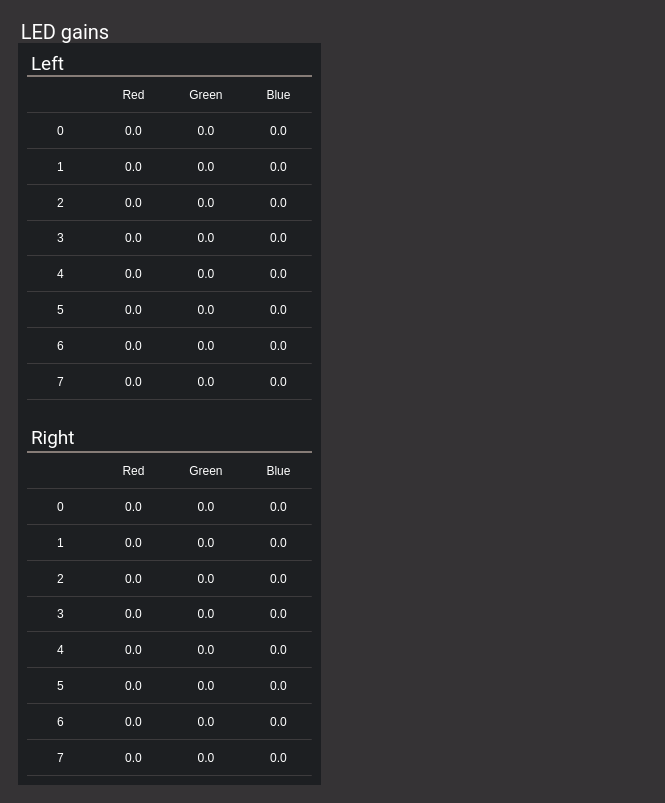
<?xml version="1.0" encoding="UTF-8"?>
<ui version="4.0">
 <class>intball::LedSettingsDialog</class>
 <widget class="QDialog" name="intball::LedSettingsDialog">
  <property name="geometry">
   <rect>
    <x>0</x>
    <y>0</y>
    <width>665</width>
    <height>803</height>
   </rect>
  </property>
  <property name="font">
   <font>
    <family>Roboto</family>
   </font>
  </property>
  <property name="windowTitle">
   <string>LED</string>
  </property>
  <property name="styleSheet">
   <string notr="true">color: rgb(255, 255, 255);
background-color: rgb(53, 51, 53);</string>
  </property>
  <layout class="QGridLayout" name="gridLayout">
   <property name="leftMargin">
    <number>9</number>
   </property>
   <property name="topMargin">
    <number>9</number>
   </property>
   <property name="rightMargin">
    <number>9</number>
   </property>
   <property name="bottomMargin">
    <number>9</number>
   </property>
   <item row="0" column="0">
    <widget class="QWidget" name="widget_2" native="true">
     <layout class="QGridLayout" name="gridLayout_3">
      <item row="0" column="0">
       <widget class="QGroupBox" name="groupCurrentLEDGains">
        <property name="styleSheet">
         <string notr="true">QGroupBox {
  border: 0;
  margin-top: 25px;
  font-size: 20px;
  background-color: rgb(29, 31, 34);
}
QLabel {
    background-color: rgb(29, 31, 34);
}
Line {
    border: 0px;
}</string>
        </property>
        <property name="title">
         <string>LED gains</string>
        </property>
        <layout class="QGridLayout" name="gridLayout_2">
         <item row="15" column="3">
          <widget class="QLabel" name="labelLeftB_7">
           <property name="text">
            <string>0.0</string>
           </property>
           <property name="alignment">
            <set>Qt::AlignCenter</set>
           </property>
          </widget>
         </item>
         <item row="3" column="2">
          <widget class="QLabel" name="labelLeftG">
           <property name="text">
            <string>0.0</string>
           </property>
           <property name="alignment">
            <set>Qt::AlignCenter</set>
           </property>
          </widget>
         </item>
         <item row="31" column="3">
          <widget class="QLabel" name="labelRightB_5">
           <property name="text">
            <string>0.0</string>
           </property>
           <property name="alignment">
            <set>Qt::AlignCenter</set>
           </property>
          </widget>
         </item>
         <item row="7" column="1">
          <widget class="QLabel" name="labelLeftR_3">
           <property name="text">
            <string>0.0</string>
           </property>
           <property name="alignment">
            <set>Qt::AlignCenter</set>
           </property>
          </widget>
         </item>
         <item row="5" column="2">
          <widget class="QLabel" name="labelLeftG_2">
           <property name="text">
            <string>0.0</string>
           </property>
           <property name="alignment">
            <set>Qt::AlignCenter</set>
           </property>
          </widget>
         </item>
         <item row="25" column="3">
          <widget class="QLabel" name="labelRightB_2">
           <property name="text">
            <string>0.0</string>
           </property>
           <property name="alignment">
            <set>Qt::AlignCenter</set>
           </property>
          </widget>
         </item>
         <item row="1" column="2">
          <widget class="QLabel" name="labelGreen">
           <property name="text">
            <string>Green</string>
           </property>
           <property name="alignment">
            <set>Qt::AlignCenter</set>
           </property>
          </widget>
         </item>
         <item row="10" column="0" colspan="4">
          <widget class="Line" name="line_5">
           <property name="minimumSize">
            <size>
             <width>0</width>
             <height>1</height>
            </size>
           </property>
           <property name="maximumSize">
            <size>
             <width>16777215</width>
             <height>1</height>
            </size>
           </property>
           <property name="font">
            <font>
             <family>Roboto</family>
            </font>
           </property>
           <property name="orientation">
            <enum>Qt::Horizontal</enum>
           </property>
          </widget>
         </item>
         <item row="29" column="3">
          <widget class="QLabel" name="labelRightB_4">
           <property name="text">
            <string>0.0</string>
           </property>
           <property name="alignment">
            <set>Qt::AlignCenter</set>
           </property>
          </widget>
         </item>
         <item row="37" column="0">
          <widget class="QLabel" name="labelRightIndex0_8">
           <property name="text">
            <string>7</string>
           </property>
           <property name="alignment">
            <set>Qt::AlignCenter</set>
           </property>
           <property name="indent">
            <number>0</number>
           </property>
          </widget>
         </item>
         <item row="7" column="0">
          <widget class="QLabel" name="labelLeftIndex0_3">
           <property name="text">
            <string>2</string>
           </property>
           <property name="alignment">
            <set>Qt::AlignCenter</set>
           </property>
           <property name="indent">
            <number>0</number>
           </property>
          </widget>
         </item>
         <item row="17" column="2">
          <widget class="QLabel" name="labelLeftG_8">
           <property name="text">
            <string>0.0</string>
           </property>
           <property name="alignment">
            <set>Qt::AlignCenter</set>
           </property>
          </widget>
         </item>
         <item row="33" column="3">
          <widget class="QLabel" name="labelRightB_6">
           <property name="text">
            <string>0.0</string>
           </property>
           <property name="alignment">
            <set>Qt::AlignCenter</set>
           </property>
          </widget>
         </item>
         <item row="17" column="0">
          <widget class="QLabel" name="labelLeftIndex0_8">
           <property name="text">
            <string>7</string>
           </property>
           <property name="alignment">
            <set>Qt::AlignCenter</set>
           </property>
           <property name="indent">
            <number>0</number>
           </property>
          </widget>
         </item>
         <item row="5" column="1">
          <widget class="QLabel" name="labelLeftR_2">
           <property name="text">
            <string>0.0</string>
           </property>
           <property name="alignment">
            <set>Qt::AlignCenter</set>
           </property>
          </widget>
         </item>
         <item row="13" column="3">
          <widget class="QLabel" name="labelLeftB_6">
           <property name="text">
            <string>0.0</string>
           </property>
           <property name="alignment">
            <set>Qt::AlignCenter</set>
           </property>
          </widget>
         </item>
         <item row="21" column="2">
          <widget class="QLabel" name="labelGreen_2">
           <property name="text">
            <string>Green</string>
           </property>
           <property name="alignment">
            <set>Qt::AlignCenter</set>
           </property>
          </widget>
         </item>
         <item row="29" column="1">
          <widget class="QLabel" name="labelRightR_4">
           <property name="text">
            <string>0.0</string>
           </property>
           <property name="alignment">
            <set>Qt::AlignCenter</set>
           </property>
          </widget>
         </item>
         <item row="9" column="3">
          <widget class="QLabel" name="labelLeftB_4">
           <property name="text">
            <string>0.0</string>
           </property>
           <property name="alignment">
            <set>Qt::AlignCenter</set>
           </property>
          </widget>
         </item>
         <item row="8" column="0" colspan="4">
          <widget class="Line" name="line_4">
           <property name="minimumSize">
            <size>
             <width>0</width>
             <height>1</height>
            </size>
           </property>
           <property name="maximumSize">
            <size>
             <width>16777215</width>
             <height>1</height>
            </size>
           </property>
           <property name="font">
            <font>
             <family>Roboto</family>
            </font>
           </property>
           <property name="orientation">
            <enum>Qt::Horizontal</enum>
           </property>
          </widget>
         </item>
         <item row="35" column="3">
          <widget class="QLabel" name="labelRightB_7">
           <property name="text">
            <string>0.0</string>
           </property>
           <property name="alignment">
            <set>Qt::AlignCenter</set>
           </property>
          </widget>
         </item>
         <item row="13" column="1">
          <widget class="QLabel" name="labelLeftR_6">
           <property name="text">
            <string>0.0</string>
           </property>
           <property name="alignment">
            <set>Qt::AlignCenter</set>
           </property>
          </widget>
         </item>
         <item row="4" column="0" colspan="4">
          <widget class="Line" name="line_2">
           <property name="minimumSize">
            <size>
             <width>0</width>
             <height>1</height>
            </size>
           </property>
           <property name="maximumSize">
            <size>
             <width>16777215</width>
             <height>1</height>
            </size>
           </property>
           <property name="font">
            <font>
             <family>Roboto</family>
            </font>
           </property>
           <property name="orientation">
            <enum>Qt::Horizontal</enum>
           </property>
          </widget>
         </item>
         <item row="27" column="1">
          <widget class="QLabel" name="labelRightR_3">
           <property name="text">
            <string>0.0</string>
           </property>
           <property name="alignment">
            <set>Qt::AlignCenter</set>
           </property>
          </widget>
         </item>
         <item row="1" column="1">
          <widget class="QLabel" name="labelRed">
           <property name="text">
            <string>Red</string>
           </property>
           <property name="alignment">
            <set>Qt::AlignCenter</set>
           </property>
          </widget>
         </item>
         <item row="37" column="1">
          <widget class="QLabel" name="labelRightR_8">
           <property name="text">
            <string>0.0</string>
           </property>
           <property name="alignment">
            <set>Qt::AlignCenter</set>
           </property>
          </widget>
         </item>
         <item row="31" column="0">
          <widget class="QLabel" name="labelRightIndex0_5">
           <property name="text">
            <string>4</string>
           </property>
           <property name="alignment">
            <set>Qt::AlignCenter</set>
           </property>
           <property name="indent">
            <number>0</number>
           </property>
          </widget>
         </item>
         <item row="2" column="0" colspan="4">
          <widget class="Line" name="line">
           <property name="minimumSize">
            <size>
             <width>0</width>
             <height>1</height>
            </size>
           </property>
           <property name="maximumSize">
            <size>
             <width>16777215</width>
             <height>1</height>
            </size>
           </property>
           <property name="font">
            <font>
             <family>Roboto</family>
            </font>
           </property>
           <property name="orientation">
            <enum>Qt::Horizontal</enum>
           </property>
          </widget>
         </item>
         <item row="9" column="1">
          <widget class="QLabel" name="labelLeftR_4">
           <property name="text">
            <string>0.0</string>
           </property>
           <property name="alignment">
            <set>Qt::AlignCenter</set>
           </property>
          </widget>
         </item>
         <item row="23" column="3">
          <widget class="QLabel" name="labelRightB">
           <property name="text">
            <string>0.0</string>
           </property>
           <property name="alignment">
            <set>Qt::AlignCenter</set>
           </property>
          </widget>
         </item>
         <item row="13" column="0">
          <widget class="QLabel" name="labelLeftIndex0_6">
           <property name="text">
            <string>5</string>
           </property>
           <property name="alignment">
            <set>Qt::AlignCenter</set>
           </property>
           <property name="indent">
            <number>0</number>
           </property>
          </widget>
         </item>
         <item row="37" column="3">
          <widget class="QLabel" name="labelRightB_8">
           <property name="text">
            <string>0.0</string>
           </property>
           <property name="alignment">
            <set>Qt::AlignCenter</set>
           </property>
          </widget>
         </item>
         <item row="11" column="2">
          <widget class="QLabel" name="labelLeftG_5">
           <property name="text">
            <string>0.0</string>
           </property>
           <property name="alignment">
            <set>Qt::AlignCenter</set>
           </property>
          </widget>
         </item>
         <item row="3" column="0">
          <widget class="QLabel" name="labelLeftIndex0">
           <property name="styleSheet">
            <string notr="true"/>
           </property>
           <property name="text">
            <string>0</string>
           </property>
           <property name="alignment">
            <set>Qt::AlignCenter</set>
           </property>
           <property name="indent">
            <number>0</number>
           </property>
          </widget>
         </item>
         <item row="14" column="0" colspan="4">
          <widget class="Line" name="line_7">
           <property name="minimumSize">
            <size>
             <width>0</width>
             <height>1</height>
            </size>
           </property>
           <property name="maximumSize">
            <size>
             <width>16777215</width>
             <height>1</height>
            </size>
           </property>
           <property name="font">
            <font>
             <family>Roboto</family>
            </font>
           </property>
           <property name="orientation">
            <enum>Qt::Horizontal</enum>
           </property>
          </widget>
         </item>
         <item row="27" column="2">
          <widget class="QLabel" name="labelRightG_3">
           <property name="text">
            <string>0.0</string>
           </property>
           <property name="alignment">
            <set>Qt::AlignCenter</set>
           </property>
          </widget>
         </item>
         <item row="15" column="1">
          <widget class="QLabel" name="labelLeftR_7">
           <property name="text">
            <string>0.0</string>
           </property>
           <property name="alignment">
            <set>Qt::AlignCenter</set>
           </property>
          </widget>
         </item>
         <item row="23" column="0">
          <widget class="QLabel" name="labelRightIndex0">
           <property name="text">
            <string>0</string>
           </property>
           <property name="alignment">
            <set>Qt::AlignCenter</set>
           </property>
           <property name="indent">
            <number>0</number>
           </property>
          </widget>
         </item>
         <item row="5" column="3">
          <widget class="QLabel" name="labelLeftB_2">
           <property name="text">
            <string>0.0</string>
           </property>
           <property name="alignment">
            <set>Qt::AlignCenter</set>
           </property>
          </widget>
         </item>
         <item row="1" column="3">
          <widget class="QLabel" name="labelBlue">
           <property name="text">
            <string>Blue</string>
           </property>
           <property name="alignment">
            <set>Qt::AlignCenter</set>
           </property>
          </widget>
         </item>
         <item row="35" column="1">
          <widget class="QLabel" name="labelRightR_7">
           <property name="text">
            <string>0.0</string>
           </property>
           <property name="alignment">
            <set>Qt::AlignCenter</set>
           </property>
          </widget>
         </item>
         <item row="13" column="2">
          <widget class="QLabel" name="labelLeftG_6">
           <property name="text">
            <string>0.0</string>
           </property>
           <property name="alignment">
            <set>Qt::AlignCenter</set>
           </property>
          </widget>
         </item>
         <item row="3" column="1">
          <widget class="QLabel" name="labelLeftR">
           <property name="styleSheet">
            <string notr="true"/>
           </property>
           <property name="text">
            <string>0.0</string>
           </property>
           <property name="alignment">
            <set>Qt::AlignCenter</set>
           </property>
          </widget>
         </item>
         <item row="31" column="2">
          <widget class="QLabel" name="labelRightG_5">
           <property name="text">
            <string>0.0</string>
           </property>
           <property name="alignment">
            <set>Qt::AlignCenter</set>
           </property>
          </widget>
         </item>
         <item row="23" column="2">
          <widget class="QLabel" name="labelRightG">
           <property name="text">
            <string>0.0</string>
           </property>
           <property name="alignment">
            <set>Qt::AlignCenter</set>
           </property>
          </widget>
         </item>
         <item row="16" column="0" colspan="4">
          <widget class="Line" name="line_8">
           <property name="minimumSize">
            <size>
             <width>0</width>
             <height>1</height>
            </size>
           </property>
           <property name="maximumSize">
            <size>
             <width>16777215</width>
             <height>1</height>
            </size>
           </property>
           <property name="font">
            <font>
             <family>Roboto</family>
            </font>
           </property>
           <property name="orientation">
            <enum>Qt::Horizontal</enum>
           </property>
          </widget>
         </item>
         <item row="25" column="1">
          <widget class="QLabel" name="labelRightR_2">
           <property name="text">
            <string>0.0</string>
           </property>
           <property name="alignment">
            <set>Qt::AlignCenter</set>
           </property>
          </widget>
         </item>
         <item row="21" column="3">
          <widget class="QLabel" name="labelBlue_2">
           <property name="text">
            <string>Blue</string>
           </property>
           <property name="alignment">
            <set>Qt::AlignCenter</set>
           </property>
          </widget>
         </item>
         <item row="9" column="0">
          <widget class="QLabel" name="labelLeftIndex0_4">
           <property name="text">
            <string>3</string>
           </property>
           <property name="alignment">
            <set>Qt::AlignCenter</set>
           </property>
           <property name="indent">
            <number>0</number>
           </property>
          </widget>
         </item>
         <item row="15" column="0">
          <widget class="QLabel" name="labelLeftIndex0_7">
           <property name="text">
            <string>6</string>
           </property>
           <property name="alignment">
            <set>Qt::AlignCenter</set>
           </property>
           <property name="indent">
            <number>0</number>
           </property>
          </widget>
         </item>
         <item row="33" column="2">
          <widget class="QLabel" name="labelRightG_6">
           <property name="text">
            <string>0.0</string>
           </property>
           <property name="alignment">
            <set>Qt::AlignCenter</set>
           </property>
          </widget>
         </item>
         <item row="25" column="2">
          <widget class="QLabel" name="labelRightG_2">
           <property name="text">
            <string>0.0</string>
           </property>
           <property name="alignment">
            <set>Qt::AlignCenter</set>
           </property>
          </widget>
         </item>
         <item row="18" column="0" colspan="4">
          <widget class="Line" name="line_9">
           <property name="minimumSize">
            <size>
             <width>0</width>
             <height>1</height>
            </size>
           </property>
           <property name="maximumSize">
            <size>
             <width>16777215</width>
             <height>1</height>
            </size>
           </property>
           <property name="font">
            <font>
             <family>Roboto</family>
            </font>
           </property>
           <property name="orientation">
            <enum>Qt::Horizontal</enum>
           </property>
          </widget>
         </item>
         <item row="3" column="3">
          <widget class="QLabel" name="labelLeftB">
           <property name="text">
            <string>0.0</string>
           </property>
           <property name="alignment">
            <set>Qt::AlignCenter</set>
           </property>
          </widget>
         </item>
         <item row="25" column="0">
          <widget class="QLabel" name="labelRightIndex0_2">
           <property name="text">
            <string>1</string>
           </property>
           <property name="alignment">
            <set>Qt::AlignCenter</set>
           </property>
           <property name="indent">
            <number>0</number>
           </property>
          </widget>
         </item>
         <item row="29" column="2">
          <widget class="QLabel" name="labelRightG_4">
           <property name="text">
            <string>0.0</string>
           </property>
           <property name="alignment">
            <set>Qt::AlignCenter</set>
           </property>
          </widget>
         </item>
         <item row="33" column="0">
          <widget class="QLabel" name="labelRightIndex0_6">
           <property name="text">
            <string>5</string>
           </property>
           <property name="alignment">
            <set>Qt::AlignCenter</set>
           </property>
           <property name="indent">
            <number>0</number>
           </property>
          </widget>
         </item>
         <item row="0" column="0" colspan="4">
          <widget class="QLabel" name="labelLeft">
           <property name="font">
            <font>
             <family>Roboto</family>
             <pointsize>14</pointsize>
            </font>
           </property>
           <property name="styleSheet">
            <string notr="true">QLabel {
  padding-bottom: 0px;
  border-bottom: 2px solid rgb(134, 124, 119);
}</string>
           </property>
           <property name="text">
            <string>Left</string>
           </property>
           <property name="alignment">
            <set>Qt::AlignLeading|Qt::AlignLeft|Qt::AlignVCenter</set>
           </property>
          </widget>
         </item>
         <item row="12" column="0" colspan="4">
          <widget class="Line" name="line_6">
           <property name="minimumSize">
            <size>
             <width>0</width>
             <height>1</height>
            </size>
           </property>
           <property name="maximumSize">
            <size>
             <width>16777215</width>
             <height>1</height>
            </size>
           </property>
           <property name="font">
            <font>
             <family>Roboto</family>
            </font>
           </property>
           <property name="orientation">
            <enum>Qt::Horizontal</enum>
           </property>
          </widget>
         </item>
         <item row="7" column="2">
          <widget class="QLabel" name="labelLeftG_3">
           <property name="text">
            <string>0.0</string>
           </property>
           <property name="alignment">
            <set>Qt::AlignCenter</set>
           </property>
          </widget>
         </item>
         <item row="35" column="2">
          <widget class="QLabel" name="labelRightG_7">
           <property name="text">
            <string>0.0</string>
           </property>
           <property name="alignment">
            <set>Qt::AlignCenter</set>
           </property>
          </widget>
         </item>
         <item row="5" column="0">
          <widget class="QLabel" name="labelLeftindex0_2">
           <property name="text">
            <string>1</string>
           </property>
           <property name="alignment">
            <set>Qt::AlignCenter</set>
           </property>
           <property name="indent">
            <number>0</number>
           </property>
          </widget>
         </item>
         <item row="31" column="1">
          <widget class="QLabel" name="labelRightR_5">
           <property name="text">
            <string>0.0</string>
           </property>
           <property name="alignment">
            <set>Qt::AlignCenter</set>
           </property>
          </widget>
         </item>
         <item row="11" column="1">
          <widget class="QLabel" name="labelLeftR_5">
           <property name="text">
            <string>0.0</string>
           </property>
           <property name="alignment">
            <set>Qt::AlignCenter</set>
           </property>
          </widget>
         </item>
         <item row="7" column="3">
          <widget class="QLabel" name="labelLeftB_3">
           <property name="text">
            <string>0.0</string>
           </property>
           <property name="alignment">
            <set>Qt::AlignCenter</set>
           </property>
          </widget>
         </item>
         <item row="11" column="0">
          <widget class="QLabel" name="labelLeftindex0_5">
           <property name="text">
            <string>4</string>
           </property>
           <property name="alignment">
            <set>Qt::AlignCenter</set>
           </property>
           <property name="indent">
            <number>0</number>
           </property>
          </widget>
         </item>
         <item row="27" column="0">
          <widget class="QLabel" name="labelRightIndex0_3">
           <property name="text">
            <string>2</string>
           </property>
           <property name="alignment">
            <set>Qt::AlignCenter</set>
           </property>
           <property name="indent">
            <number>0</number>
           </property>
          </widget>
         </item>
         <item row="33" column="1">
          <widget class="QLabel" name="labelRightR_6">
           <property name="text">
            <string>0.0</string>
           </property>
           <property name="alignment">
            <set>Qt::AlignCenter</set>
           </property>
          </widget>
         </item>
         <item row="23" column="1">
          <widget class="QLabel" name="labelRightR">
           <property name="text">
            <string>0.0</string>
           </property>
           <property name="alignment">
            <set>Qt::AlignCenter</set>
           </property>
          </widget>
         </item>
         <item row="29" column="0">
          <widget class="QLabel" name="labelRightIndex0_4">
           <property name="text">
            <string>3</string>
           </property>
           <property name="alignment">
            <set>Qt::AlignCenter</set>
           </property>
           <property name="indent">
            <number>0</number>
           </property>
          </widget>
         </item>
         <item row="17" column="1">
          <widget class="QLabel" name="labelLeftR_8">
           <property name="text">
            <string>0.0</string>
           </property>
           <property name="alignment">
            <set>Qt::AlignCenter</set>
           </property>
          </widget>
         </item>
         <item row="20" column="0" colspan="4">
          <widget class="QLabel" name="labelRight">
           <property name="font">
            <font>
             <family>Roboto</family>
             <pointsize>14</pointsize>
            </font>
           </property>
           <property name="styleSheet">
            <string notr="true">QLabel {
  padding-bottom: 2px;
  border-bottom: 2px solid rgb(134, 124, 119);
}</string>
           </property>
           <property name="text">
            <string>Right</string>
           </property>
           <property name="alignment">
            <set>Qt::AlignLeading|Qt::AlignLeft|Qt::AlignVCenter</set>
           </property>
          </widget>
         </item>
         <item row="21" column="1">
          <widget class="QLabel" name="labelRed_2">
           <property name="text">
            <string>Red</string>
           </property>
           <property name="alignment">
            <set>Qt::AlignCenter</set>
           </property>
          </widget>
         </item>
         <item row="15" column="2">
          <widget class="QLabel" name="labelLeftG_7">
           <property name="text">
            <string>0.0</string>
           </property>
           <property name="alignment">
            <set>Qt::AlignCenter</set>
           </property>
          </widget>
         </item>
         <item row="9" column="2">
          <widget class="QLabel" name="labelLeftG_4">
           <property name="text">
            <string>0.0</string>
           </property>
           <property name="alignment">
            <set>Qt::AlignCenter</set>
           </property>
          </widget>
         </item>
         <item row="35" column="0">
          <widget class="QLabel" name="labelRightIndex0_7">
           <property name="text">
            <string>6</string>
           </property>
           <property name="alignment">
            <set>Qt::AlignCenter</set>
           </property>
           <property name="indent">
            <number>0</number>
           </property>
          </widget>
         </item>
         <item row="6" column="0" colspan="4">
          <widget class="Line" name="line_3">
           <property name="minimumSize">
            <size>
             <width>0</width>
             <height>1</height>
            </size>
           </property>
           <property name="maximumSize">
            <size>
             <width>16777215</width>
             <height>1</height>
            </size>
           </property>
           <property name="font">
            <font>
             <family>Roboto</family>
            </font>
           </property>
           <property name="orientation">
            <enum>Qt::Horizontal</enum>
           </property>
          </widget>
         </item>
         <item row="37" column="2">
          <widget class="QLabel" name="labelRightG_8">
           <property name="text">
            <string>0.0</string>
           </property>
           <property name="alignment">
            <set>Qt::AlignCenter</set>
           </property>
          </widget>
         </item>
         <item row="27" column="3">
          <widget class="QLabel" name="labelRightB_3">
           <property name="text">
            <string>0.0</string>
           </property>
           <property name="alignment">
            <set>Qt::AlignCenter</set>
           </property>
          </widget>
         </item>
         <item row="19" column="1">
          <spacer name="verticalSpacer">
           <property name="orientation">
            <enum>Qt::Vertical</enum>
           </property>
           <property name="sizeType">
            <enum>QSizePolicy::Fixed</enum>
           </property>
           <property name="sizeHint" stdset="0">
            <size>
             <width>20</width>
             <height>20</height>
            </size>
           </property>
          </spacer>
         </item>
         <item row="11" column="3">
          <widget class="QLabel" name="labelLeftB_5">
           <property name="text">
            <string>0.0</string>
           </property>
           <property name="alignment">
            <set>Qt::AlignCenter</set>
           </property>
          </widget>
         </item>
         <item row="17" column="3">
          <widget class="QLabel" name="labelLeftB_8">
           <property name="text">
            <string>0.0</string>
           </property>
           <property name="alignment">
            <set>Qt::AlignCenter</set>
           </property>
          </widget>
         </item>
         <item row="22" column="0" colspan="4">
          <widget class="Line" name="line_10">
           <property name="minimumSize">
            <size>
             <width>0</width>
             <height>1</height>
            </size>
           </property>
           <property name="maximumSize">
            <size>
             <width>16777215</width>
             <height>1</height>
            </size>
           </property>
           <property name="font">
            <font>
             <family>Roboto</family>
            </font>
           </property>
           <property name="orientation">
            <enum>Qt::Horizontal</enum>
           </property>
          </widget>
         </item>
         <item row="24" column="0" colspan="4">
          <widget class="Line" name="line_11">
           <property name="minimumSize">
            <size>
             <width>0</width>
             <height>1</height>
            </size>
           </property>
           <property name="maximumSize">
            <size>
             <width>16777215</width>
             <height>1</height>
            </size>
           </property>
           <property name="font">
            <font>
             <family>Roboto</family>
            </font>
           </property>
           <property name="orientation">
            <enum>Qt::Horizontal</enum>
           </property>
          </widget>
         </item>
         <item row="26" column="0" colspan="4">
          <widget class="Line" name="line_12">
           <property name="minimumSize">
            <size>
             <width>0</width>
             <height>1</height>
            </size>
           </property>
           <property name="maximumSize">
            <size>
             <width>16777215</width>
             <height>1</height>
            </size>
           </property>
           <property name="font">
            <font>
             <family>Roboto</family>
            </font>
           </property>
           <property name="orientation">
            <enum>Qt::Horizontal</enum>
           </property>
          </widget>
         </item>
         <item row="28" column="0" colspan="4">
          <widget class="Line" name="line_13">
           <property name="minimumSize">
            <size>
             <width>0</width>
             <height>1</height>
            </size>
           </property>
           <property name="maximumSize">
            <size>
             <width>16777215</width>
             <height>1</height>
            </size>
           </property>
           <property name="font">
            <font>
             <family>Roboto</family>
            </font>
           </property>
           <property name="orientation">
            <enum>Qt::Horizontal</enum>
           </property>
          </widget>
         </item>
         <item row="30" column="0" colspan="4">
          <widget class="Line" name="line_14">
           <property name="minimumSize">
            <size>
             <width>0</width>
             <height>1</height>
            </size>
           </property>
           <property name="maximumSize">
            <size>
             <width>16777215</width>
             <height>1</height>
            </size>
           </property>
           <property name="font">
            <font>
             <family>Roboto</family>
            </font>
           </property>
           <property name="orientation">
            <enum>Qt::Horizontal</enum>
           </property>
          </widget>
         </item>
         <item row="32" column="0" colspan="4">
          <widget class="Line" name="line_15">
           <property name="minimumSize">
            <size>
             <width>0</width>
             <height>1</height>
            </size>
           </property>
           <property name="maximumSize">
            <size>
             <width>16777215</width>
             <height>1</height>
            </size>
           </property>
           <property name="font">
            <font>
             <family>Roboto</family>
            </font>
           </property>
           <property name="orientation">
            <enum>Qt::Horizontal</enum>
           </property>
          </widget>
         </item>
         <item row="34" column="0" colspan="4">
          <widget class="Line" name="line_16">
           <property name="minimumSize">
            <size>
             <width>0</width>
             <height>1</height>
            </size>
           </property>
           <property name="maximumSize">
            <size>
             <width>16777215</width>
             <height>1</height>
            </size>
           </property>
           <property name="font">
            <font>
             <family>Roboto</family>
            </font>
           </property>
           <property name="orientation">
            <enum>Qt::Horizontal</enum>
           </property>
          </widget>
         </item>
         <item row="36" column="0" colspan="4">
          <widget class="Line" name="line_17">
           <property name="minimumSize">
            <size>
             <width>0</width>
             <height>1</height>
            </size>
           </property>
           <property name="maximumSize">
            <size>
             <width>16777215</width>
             <height>1</height>
            </size>
           </property>
           <property name="font">
            <font>
             <family>Roboto</family>
            </font>
           </property>
           <property name="orientation">
            <enum>Qt::Horizontal</enum>
           </property>
          </widget>
         </item>
         <item row="38" column="0" colspan="4">
          <widget class="Line" name="line_18">
           <property name="minimumSize">
            <size>
             <width>0</width>
             <height>1</height>
            </size>
           </property>
           <property name="maximumSize">
            <size>
             <width>16777215</width>
             <height>1</height>
            </size>
           </property>
           <property name="font">
            <font>
             <family>Roboto</family>
            </font>
           </property>
           <property name="frameShadow">
            <enum>QFrame::Sunken</enum>
           </property>
           <property name="orientation">
            <enum>Qt::Horizontal</enum>
           </property>
          </widget>
         </item>
        </layout>
       </widget>
      </item>
     </layout>
    </widget>
   </item>
   <item row="0" column="1">
    <widget class="intball::TelecommandLedSettingsWidget" name="widget" native="true"/>
   </item>
  </layout>
 </widget>
 <customwidgets>
  <customwidget>
   <class>intball::TelecommandLedSettingsWidget</class>
   <extends>QWidget</extends>
   <header>ui/telecommand_led_settings_widget.h</header>
   <container>1</container>
  </customwidget>
 </customwidgets>
 <resources/>
 <connections/>
</ui>
